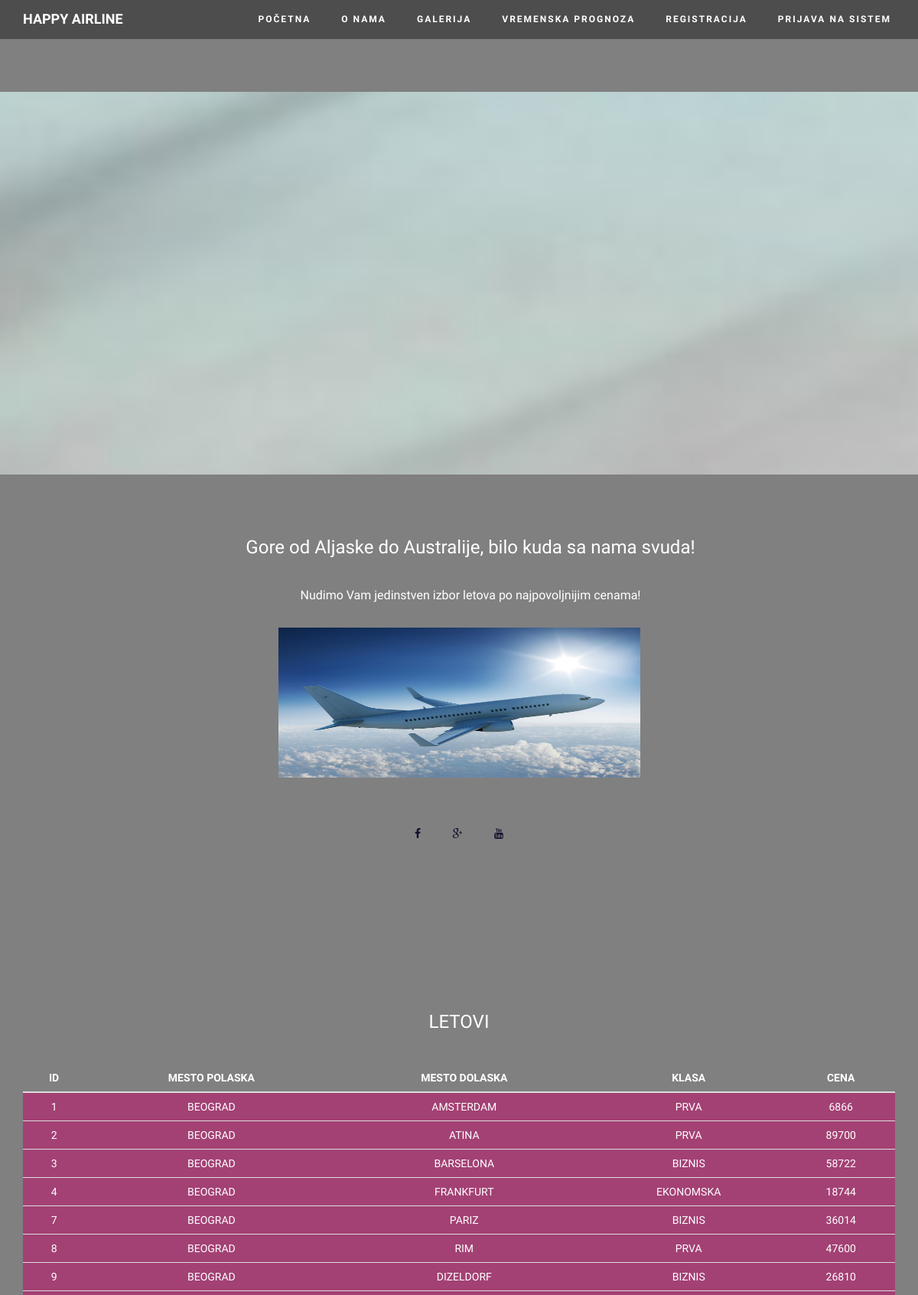
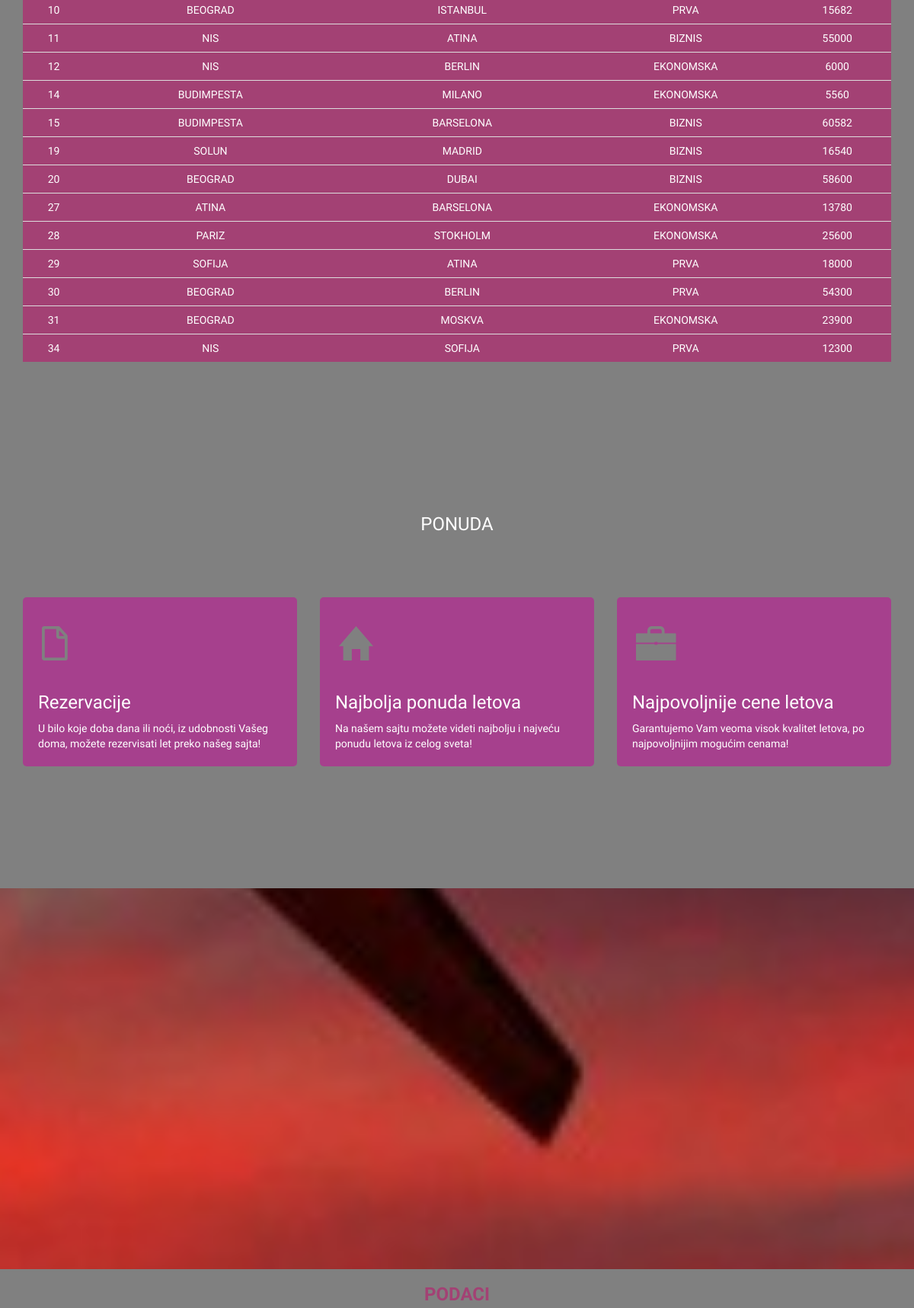
The page / (upper part) on the database its author committed (2 pictures, top to bottom).
### tables this page shows
CREATE TABLE `let` (
  `id` int(11) NOT NULL,
  `mestoOd` varchar(50) NOT NULL,
  `mestoDo` varchar(50) NOT NULL,
  `klasa` int(11) NOT NULL,
  `cena` double NOT NULL
);

CREATE TABLE `klasa` (
  `idKlase` int(11) NOT NULL,
  `nazivKlase` varchar(50) NOT NULL
);

### letClass.php (called while the page is built, shortened)
<?php
class Let {
	private $conn;
	private $result;
	public function __construct($conn) {
		$this->conn = $conn;
	}
	public function getResult(){
		return $this->result;
	}
	public function setResult($res){
			$this->result = $res;
	}
	public function sviLetovi() {
		$q=mysqli_query($this->conn,"SELECT * FROM let as l join klasa as k on(l.klasa=k.idKlase)");
	}
}
?>

### index.php (the view, shortened to what this page needs)
<?php
    include("init.php");
 ?>
<!DOCTYPE html>
<html lang="en" class="no-js" >
<head>
<link href="assets/css/bootstrap.css" rel="stylesheet" />
<link href="assets/css/ionicons.css" rel="stylesheet" />
<link href="assets/css/font-awesome.css" rel="stylesheet" />
<link href="assets/js/source/jquery.fancybox.css" rel="stylesheet" />
<link href="assets/css/animations.min.css" rel="stylesheet" />
<link href="assets/css/style-solid-black.css" rel="stylesheet" />
<link rel="stylesheet" type="text/css" href="https://cdn.datatables.net/v/dt/dt-1.10.16/datatables.min.css"/>
</head>
<body data-spy="scroll" data-target="#menu-section">
<?php
    include("meni.php");
 ?>
 <?php
     include("slider.php");
  ?>
<section>
  <div class="container">
  <div class="row text-center header">
  <h3>Letovi</h3>
  <hr />
  <div class="col-xs-12 col-sm-12 col-md-12 col-lg-12">
  <div class="services-wrapper">
    <?php
        include("letClass.php");
         $let = new Let($mysqli);
        $let->sviLetovi();
        $result = $let->getResult();
	       if(count($result) >0) {
           ?>
            <table class="table" >
              <thead>
                <tr>
                  <th class="text-center">ID</th>
                  <th class="text-center">Mesto polaska</th>
                  <th class="text-center">Mesto dolaska</th>
                  <th class="text-center">Klasa</th>
				  <th class="text-center">Cena</th>
                </tr>
              </thead>
              <tbody >
           <?php
		         foreach ($result as $red ) {
			            $id = $red['id'];
			            $mestoOd = $red['mestoOd'];
                  $mestoDo= $red['mestoDo'];
                  $klasa= $red['nazivKlase'];
				  $cena= $red['cena'];
                  ?>
                  <tr style="color: #fff; background:rgb(163,65,116)">
                    <td><?php echo $id; ?></td>
                    <td><?php echo $mestoOd; ?></td>
                    <td><?php echo $mestoDo; ?></td>
                    <td><?php echo $klasa; ?></td>
					<td><?php echo $cena; ?></td>
                  </tr>
                  <?php
		         }
             ?>
           </tbody>
         </table>
             <?php
	     }else{
          ?>
          <h1> Trenutno nemamo letova u ponudi </h1>
         <?php
       }
     ?>
  </div>
  </div>
  </div>
  </div>
</section>
<section id="services" >
<div class="container">
<div class="row text-center header">
<div class="col-xs-12 col-sm-12 col-md-12 col-lg-12 animate-in" data-anim-type="fade-in-up">
<h3>Ponuda</h3>
<hr />
</div>
</div>
<div class="row animate-in" data-anim-type="fade-in-up">
<div class="col-xs-12 col-sm-4 col-md-4 col-lg-4">
<div class="services-wrapper">
<i class="ion-document"></i>
<h3>Rezervacije</h3>
U bilo koje doba dana ili noći, iz udobnosti Vašeg doma, možete rezervisati let preko našeg sajta!
</div>
</div>
<div class="col-xs-12 col-sm-4 col-md-4 col-lg-4">
<div class="services-wrapper">
<i class="ion-home"></i>
<h3>Najbolja ponuda letova</h3>
Na našem sajtu možete videti  najbolju i najveću ponudu letova iz celog sveta!
</div>
</div>
<div class="col-xs-12 col-sm-4 col-md-4 col-lg-4">
<div class="services-wrapper">
<i class="ion-briefcase"></i>
<h3>Najpovoljnije cene letova</h3>
Garantujemo  Vam veoma visok kvalitet letova, po najpovoljnijim mogućim cenama!
</div>
</div>
</div>
</div>
</section>
<?php
    include("footer.php");
 ?>
</body>
</html>

### meni.php (shortened to what this page needs)
<div class="navbar navbar-inverse navbar-fixed-top scroll-me" id="menu-section" >
<div class="container">
<div class="navbar-header">
<a class="navbar-brand" href="index.php">
HAPPY AIRLINE
</a>
</div>
<div class="navbar-collapse collapse">
<ul class="nav navbar-nav navbar-right">
<li><a href="index.php">POČETNA</a></li>
<li><a href="onama.php">O NAMA</a></li>
<li><a href="galerija.php">GALERIJA</a></li>
<li><a href="prognoza.php">VREMENSKA PROGNOZA</a></li>
<?php
  if(!empty($_SESSION['user'])){
    ?>
    <li><a href="rezervisi.php">REZERVIŠI LET</a></li>
    <?php
    if($_SESSION['user']['admin']){
      ?>
      <li><a href="admin.php">ADMINISTRATOR</a></li>
      <?php
    }
    ?>
    <li><a href="logout.php">ODJAVA SA SISTEMA </a></li>
    <?php
  }else{
    ?>
    <li><a href="register.php">REGISTRACIJA</a></li>
    <li><a href="login.php">PRIJAVA NA SISTEM</a></li>
    <?php
  }
 ?>
</ul>
</div>
</div>
</div>

### slider.php (shortened to what this page needs)
<div id="home" >
<div class="parallax"></div>
<div class="container">
<div class="row">
<div class="col-sm-8 col-sm-offset-2 col-md-8 col-md-offset-2 col-lg-8 col-lg-offset-2 ">
<div id="carousel-slider" data-ride="carousel" class="carousel slide  animate-in" data-anim-type="fade-in-up">
<div class="carousel-inner">
<div class="item">
<h3>
Gore od Aljaske do Australije, bilo kuda sa nama svuda!
</h3>
<p>
Nudimo Vam jedinstven izbor letova po najpovoljnijim cenama!
</p>
</div>
</div>
</div>
</div>
</div>
<div class="row animate-in" data-anim-type="fade-in-up">
<div class="col-sm-6 col-sm-offset-3 col-md-6 col-md-offset-3 col-lg-8 col-lg-offset-2 scroll-me">
<p >
<img src="assets/img/let.jpg" height="196" width="473">
</p>
<div class="social">
<a href="https://sr-rs.facebook.com/airserbia" class="btn button-custom btn-custom-one" ><i class="fa fa-facebook "></i></a>
<a href="https://www.airserbia.com/sr_latin_RS/?gclid=CjwKCAiAsIDxBRAsEiwAV76N8_wObIkbzaY5mJJgThwBchoscuThWyid-DdK06Vyb_L_muFJNXnyNBoCa6UQAvD_BwE" class="btn button-custom btn-custom-one" ><i class="fa fa-google-plus "></i></a>
<a href="https://www.youtube.com/channel/UCy7owgpQ59_NdZE9msqoigg" class="btn button-custom btn-custom-one" ><i class="fa fa-youtube "></i></a>
</div>
</div>
</div>
</div>
</div>

### footer.php (shortened to what this page needs)
<section id="contact" >
<div class="parallax"></div>
<div class="container">
<div class="row text-center header animate-in" data-anim-type="fade-in-up">
<div class="col-xs-12 col-sm-12 col-md-12 col-lg-12">
<h3 style="color:rgb(163,65,116)"> <strong> Podaci </strong> </h3>
</div>
</div>
</div>
</section>

### css/style-solid-black.css (style rules this page uses)
body { font-family: 'Ubuntu', sans-serif; color: #fff; background-color:#000; }
section { padding-top: 80px; padding-bottom: 40px; }
.header { font-family: 'Oswald', sans-serif; padding-bottom: 40px; text-transform: uppercase; }
.header hr { width: 50px; border-top: 2px solid #808080; }
.button-custom { border-radius: 0px; -webkit-border-radius: 0px; -moz-border-radius: 0px; -webkit-transition: all 0.5s ease-in-out; -moz-transition: all 0.5s ease-in-out; -o-transition: all 0.5s ease-in-out; transition: all 0.5s ease-in-out; margin: 25px 5px 5px 0px; margin: 5px; }
.btn-custom-one { background-color: transparent; color: #fff; border: 2px solid #808080; }
.navbar-inverse { background-color: rgba(0, 0, 0, 0.4); border-color: transparent; }
.navbar-inverse .navbar-nav > li > a { font-size: 12px; font-weight: 800; padding: 5px 0px; letter-spacing: 2px; margin: 10px 20px 10px 20px; color: #FFF; }
.navbar-inverse .navbar-brand, .navbar-inverse .navbar-brand:hover { color: #fff; font-weight: 900; font-family: 'Oswald', sans-serif; }
.navbar-inverse .navbar-collapse, .navbar-inverse .navbar-form { border-color: transparent; }
#home { text-align: center; padding-top: 120px; padding-bottom: 60px; }
#home .social { display: block; margin: 50px 20px; }
#carousel-slider { padding: 50px 20px 5px 50px; }
#carousel-slider h3 { line-height: 50px; font-family: 'Oswald', sans-serif; }
#carousel-slider p { color: rgb(204,0,153); font-size: 16px; line-height: 25px; margin: 25px 20px; }
#services .services-wrapper { padding: 20px; border-radius: 5px; -moz-border-radius: 5px; -webkit-border-radius: 5px; margin-bottom: 40px; background-color: rgba(204 , 0, 153,0.5); cursor: pointer; -webkit-transition: all 0.5s ease-in-out; -moz-transition: all 0.5s ease-in-out; -o-transition: all 0.5s ease-in-out; transition: all 0.5s ease-in-out; }
#services h3 { font-family: 'Oswald', sans-serif; }
#services .services-wrapper i { margin: 5px; color: #808080; font-size: 60px; }

### meni.php (style rules this page uses)
body { background-color: #808080; }
.btn-custom-one { background-color: transparent; color: #11102b; border: 2px solidrgb(163,65,116); }

### slider.php (style rules this page uses)
.parallax { background-image: url("assets/img/let.jpg"); height: 300px; background-attachment: fixed; background-position: center; background-repeat: no-repeat; background-size: cover; }
.btn-custom-one { border-radius: 50%; }
#carousel-slider p { color: rgb(255, 255, 255); font-size: 16px; line-height: 25px; margin: 25px 20px; }

### footer.php (style rules this page uses)
.parallax { background-image: url("assets/img/air.jpg"); height: 500px; background-attachment: fixed; background-position: center; background-repeat: no-repeat; background-size: cover; }

### rows shown on the page
let: id "1", mestoOd "BEOGRAD", mestoDo "AMSTERDAM", klasa.nazivKlase "PRVA", cena "6866"
let: id "2", mestoOd "BEOGRAD", mestoDo "ATINA", klasa.nazivKlase "PRVA", cena "89700"
let: id "3", mestoOd "BEOGRAD", mestoDo "BARSELONA", klasa.nazivKlase "BIZNIS", cena "58722"
let: id "4", mestoOd "BEOGRAD", mestoDo "FRANKFURT", klasa.nazivKlase "EKONOMSKA", cena "18744"
let: id "7", mestoOd "BEOGRAD", mestoDo "PARIZ", klasa.nazivKlase "BIZNIS", cena "36014"
let: id "8", mestoOd "BEOGRAD", mestoDo "RIM", klasa.nazivKlase "PRVA", cena "47600"
let: id "9", mestoOd "BEOGRAD", mestoDo "DIZELDORF", klasa.nazivKlase "BIZNIS", cena "26810"
let: id "10", mestoOd "BEOGRAD", mestoDo "ISTANBUL", klasa.nazivKlase "PRVA", cena "15682"
let: id "11", mestoOd "NIS", mestoDo "ATINA", klasa.nazivKlase "BIZNIS", cena "55000"
let: id "12", mestoOd "NIS", mestoDo "BERLIN", klasa.nazivKlase "EKONOMSKA", cena "6000"
let: id "14", mestoOd "BUDIMPESTA", mestoDo "MILANO", klasa.nazivKlase "EKONOMSKA", cena "5560"
let: id "15", mestoOd "BUDIMPESTA", mestoDo "BARSELONA", klasa.nazivKlase "BIZNIS", cena "60582"
let: id "19", mestoOd "SOLUN", mestoDo "MADRID", klasa.nazivKlase "BIZNIS", cena "16540"
let: id "20", mestoOd "BEOGRAD", mestoDo "DUBAI", klasa.nazivKlase "BIZNIS", cena "58600"
let: id "27", mestoOd "ATINA", mestoDo "BARSELONA", klasa.nazivKlase "EKONOMSKA", cena "13780"
let: id "28", mestoOd "PARIZ", mestoDo "STOKHOLM", klasa.nazivKlase "EKONOMSKA", cena "25600"
let: id "29", mestoOd "SOFIJA", mestoDo "ATINA", klasa.nazivKlase "PRVA", cena "18000"
let: id "30", mestoOd "BEOGRAD", mestoDo "BERLIN", klasa.nazivKlase "PRVA", cena "54300"
let: id "31", mestoOd "BEOGRAD", mestoDo "MOSKVA", klasa.nazivKlase "EKONOMSKA", cena "23900"
let: id "34", mestoOd "NIS", mestoDo "SOFIJA", klasa.nazivKlase "PRVA", cena "12300"
